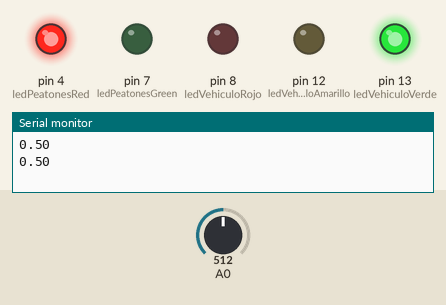
The sketch below on a simulated Arduino Uno, built with avr-gcc and run on an emulated ATmega328P. On the bench: output pins drawn as LEDs (lit = HIGH), the last lines printed to the serial monitor. Dashed ring = blinking. The inputs (shaded band) are chosen by the test bench; at power-on: A0 = 512.

Above: at 9.4 s.
9.5 s: A0 set to 0
At 11.9 s:
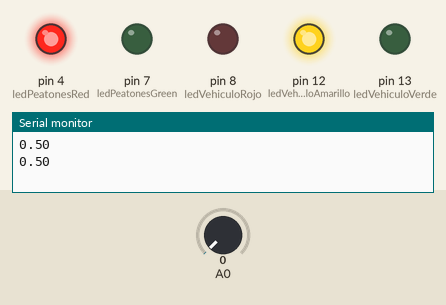
At 17.6 s:
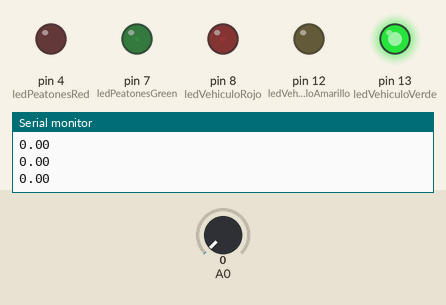
18.7 s: A0 set to 122
At 19.42 s:
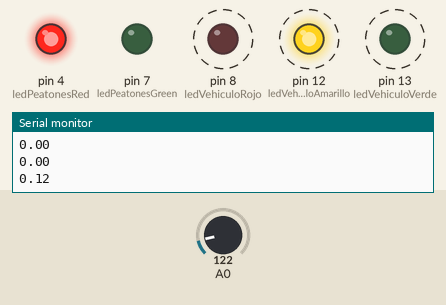
Timing chart, 0 to 33.3 s (numbered marks = the images above; inputs shaded):
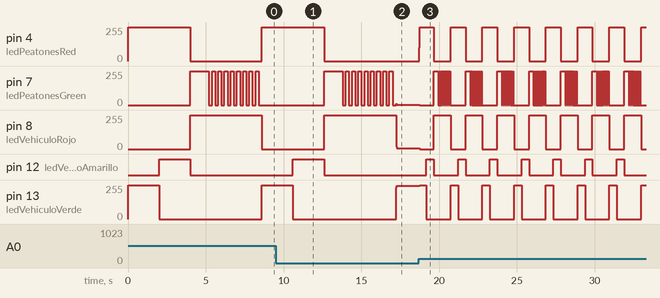

Measured:
- after the input at 9.5 s, pin 4 (ledPeatonesRed): goes on until 12.6 s, then stays 0/255
- after the input at 18.7 s, pin 4 (ledPeatonesRed): 0/255 → 99/255 at once, then repeats every 2.0 s: 255/255 0.90 s, 0/255 1.1 s; pin 7 (ledPeatonesGreen): 3/255 → 0/255 after 0.07 s, then repeats every 2.0 s: 255/255 0.29 s, 8 × (0/255 0.05 s, 255/255 0.05 s), 0/255 1.0 s

The sketch:

semaforo.ino
```cpp
int ledVehiculoVerde = 13;
int ledVehiculoAmarillo = 12;
int ledVehiculoRojo = 8;

int ledPeatonesGreen = 7;
int ledPeatonesRed = 4;

int semaforoCarsDelay = 4000;
int intermitenteDelay = 400;


void setup() {
  Serial.begin(9600);

  pinMode(ledVehiculoVerde, OUTPUT);
  pinMode(ledVehiculoAmarillo, OUTPUT);
  pinMode(ledVehiculoRojo, OUTPUT);
  pinMode(ledPeatonesGreen, OUTPUT);
  pinMode(ledPeatonesRed, OUTPUT);

}

void loop(){
  int sensorValue = analogRead(A0);
  float voltage= (sensorValue / 1023.0);
  Serial.println(voltage);
  semaforoCarsDelay = (4000 * voltage);
  intermitenteDelay = (400 * voltage);
	cochesOnPeatonesOff();
  	avisoCoches();
  	cochesOffPeatonesOn();
  	avisoPeatones();
}

void cochesOnPeatonesOff(){
  	digitalWrite(ledVehiculoVerde, HIGH);
  	digitalWrite(ledVehiculoRojo, LOW);
	digitalWrite(ledPeatonesGreen, LOW);
  	digitalWrite(ledPeatonesRed, HIGH);
  	delay(semaforoCarsDelay);
}

void avisoCoches(){
	digitalWrite(ledVehiculoVerde, LOW);
  	digitalWrite(ledVehiculoRojo, LOW);
	digitalWrite(ledPeatonesGreen, LOW);
  	digitalWrite(ledVehiculoAmarillo, HIGH);
  	delay(semaforoCarsDelay);
}

void cochesOffPeatonesOn(){
	digitalWrite(ledVehiculoVerde, LOW);
  	digitalWrite(ledVehiculoRojo, HIGH);
  	digitalWrite(ledPeatonesRed, LOW);
	digitalWrite(ledPeatonesGreen, HIGH);
  	digitalWrite(ledVehiculoAmarillo, LOW);
  	delay(semaforoCarsDelay / 2);
}

void avisoPeatones(){
    int smallLoop = 8;
    while(smallLoop >= 0){
      digitalWrite(ledPeatonesGreen, HIGH);
      delay(intermitenteDelay);
      digitalWrite(ledPeatonesGreen, LOW);
      delay(intermitenteDelay);
      smallLoop --;
    }
    digitalWrite(ledVehiculoRojo, LOW);
    digitalWrite(ledVehiculoVerde, HIGH);
}
```
